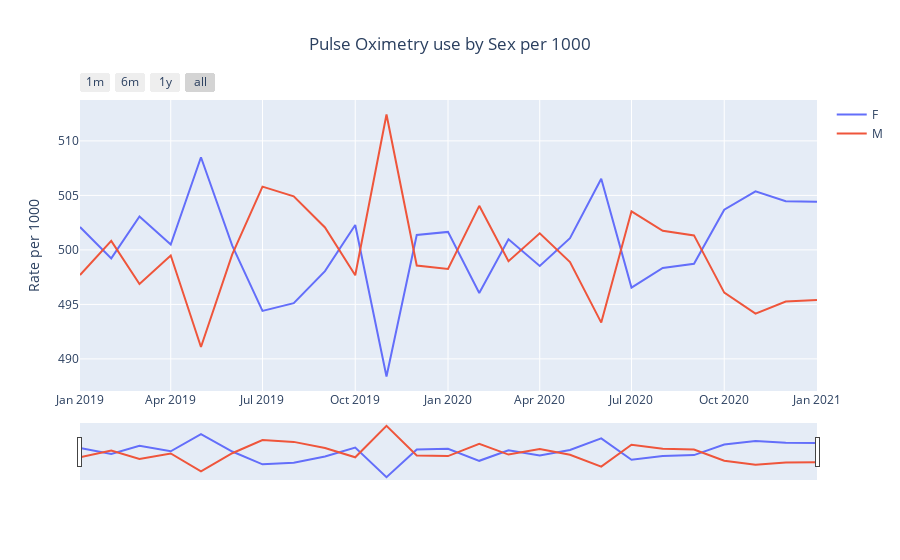

Notebook cell for this chart:
### Code cell
plot_measures_interactive(measures_df_sex,
              'Pulse Oximetry use by Sex per 1000', 'sex_rates', 'num_per_hundred_thousand', category='sex', )
